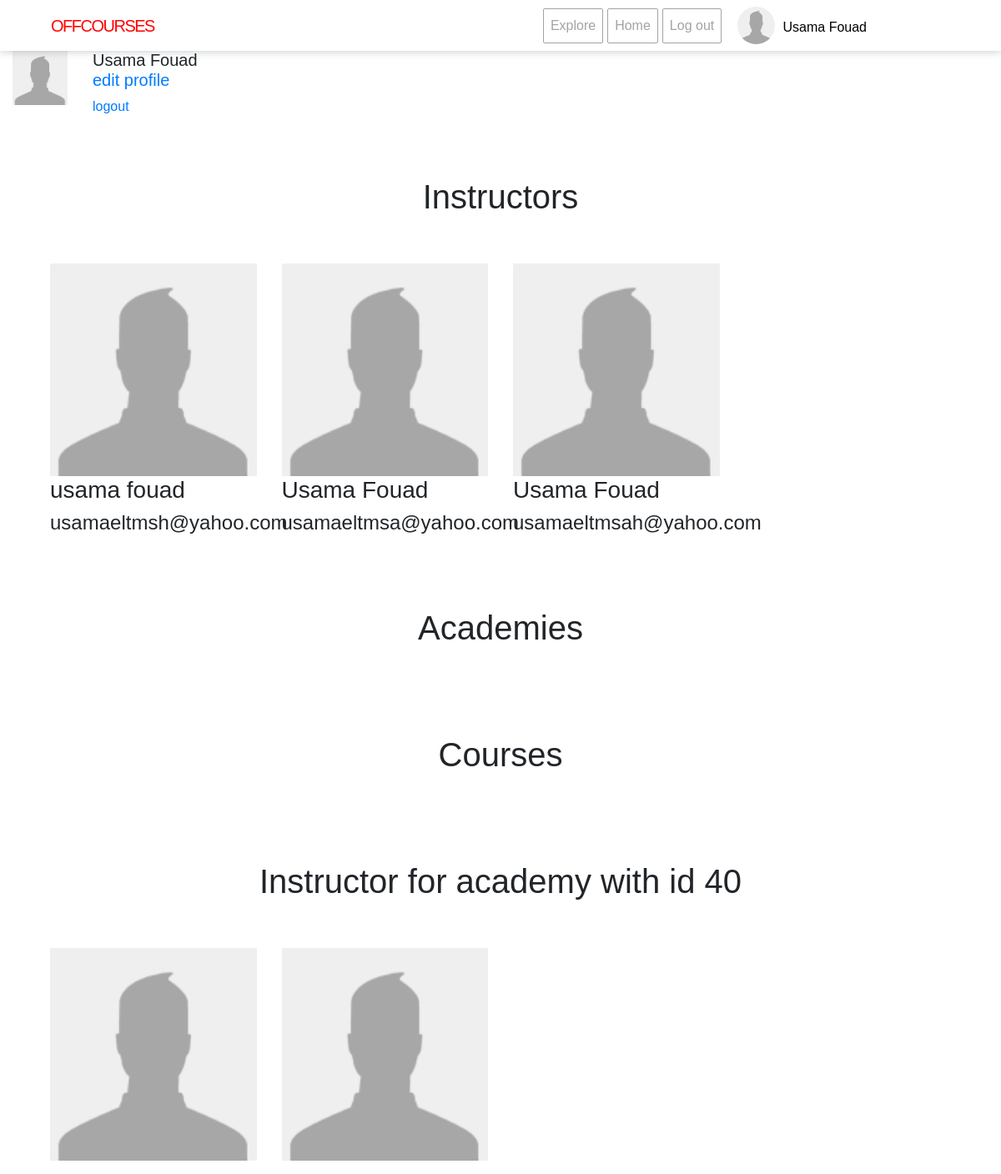
Page /offCourses/index1.php (signed in) on the committed database.
### tables this page shows
CREATE TABLE `instructor` (
  `id` int(11) NOT NULL,
  `email` varchar(45) NOT NULL,
  `first_name` varchar(45) NOT NULL,
  `last_name` varchar(45) NOT NULL,
  `password` varchar(45) NOT NULL,
  `phone_no` varchar(45) DEFAULT NULL,
  `previous_experience` varchar(200) DEFAULT NULL,
  `profile_image_url` varchar(200) DEFAULT NULL
);

### offCourses/models/instructors.php (called while the page is built, shortened)
<?php
include 'connection.php';
class Instructors {
    public static function getAllData($limit = null) {
        $_this = new self;
        global $con;
        $limitEdit = '';
        $query = 'SELECT * FROM ' . $_this->tableName . ' ORDER BY id DESC'.$limitEdit;
        $result = mysqli_query($con, $query);
        $result = mysqli_fetch_all($result, MYSQLI_ASSOC);
        return $result;
    }
    public static function getAllInstructrosForAcademyWithId($academy_id, $limit = null)
    {
        $_this = new self;
        global $con;
        $limitEdit = '';
        $query = 'SELECT * from '.$_this->tableName.' join academy_has_instructors on '.$_this->tableName.'.id = academy_has_instructors.instructor_id where academy_has_instructors.academy_id = '.$academy_id.$limitEdit;
        $result = mysqli_query($con, $query);
        if (mysqli_num_rows($result)==0)
        {
            return ["status" => false, "data" => []];
        }
        $result = mysqli_fetch_all($result, MYSQLI_ASSOC);
        return ["status" => true, "data" => $result];
    }
}

### offCourses/index1.php (the view, shortened to what this page needs)
<?php
$moreInPath = "";
include 'partials/header.php';
?>
<div class="loggedIn">
	<div class="col col-sm-1">
		<img  alt="" style="padding-top: 20px"  width="100%"  class="img-responsive" src="images/<?= $_SESSION['userType'] ?>/<?= ($_SESSION['user']['profile_image_url'] != null) ? $_SESSION['user']['profile_image_url'] : $defaultUserImage ?>" />
	</div>
	<div class="col col-sm-11" style="padding-top: 20px">
		<div>
			<h5 >
				<?php
				if($_SESSION['userType'] == $instructorType)
				{
					if(isset($_SESSION['user']['first_name']) && $_SESSION['user']['last_name'] )
						echo $_SESSION['user']['first_name'].' '.$_SESSION['user']['last_name'];
					echo '<br><a href="instructorEdit.php">edit profile</a>';
				}
				else
				{
					echo $_SESSION['user']['name'];
					echo '<br><a href="academyEdit.php">edit profile</a>';
					echo '<br> <a href="courseCreate.php" > add new course</a>';
					echo '<br> <a href="instructorAdd.php" > add new instructor</a>';
				}
				?>
			</h5>
			<a href="logout.php">logout</a>
		</div>
	</div>
</div>
<br>
<br>
<br>
<div class="users">
	<div class="container">
		<h1 style="text-align: center;">Instructors </h1>
		<br>
		<br>
<?php
	$data = Instructors::getAllData();
	foreach ($data as $row) {
		?>
		<div class="col col-sm-3">
			<img alt=""  style="min-height:255px;" width="100%" src="images/instructors/<?= ($row['profile_image_url'] != null) ? $row['profile_image_url'] : $defaultUserImage ?>" class="img-responsive" />
			<h3><?= $row['first_name'].' '.$row['last_name'] ?></h3>
			<h4><?= $row['email'] ?></h4>
		</div>
	<?php } ?>
	</div>
</div>
<br>
<br>
<br>
<div class="users">
	<div class="container">
		<h1 style="text-align: center;">Academies </h1>
		<br>
		<br>
	</div>
</div>
<br>
<br>
<div class="users">
	<div class="container">
		<h1 style="text-align: center;">Courses</h1>
		<br>
		<br>
	</div>
</div>
<br>
<br>
<div class="users">
	<div class="container">
		<h1 style="text-align: center;" >Instructor for academy with id <?= $_SESSION['user']['id'] ?> </h1>
		<br>
		<br>
<?php
	$data = Instructors::getAllInstructrosForAcademyWithId($_SESSION['user']['id']);
	foreach ($data as $row) {
		?>
		<div class="col col-sm-3">
			<img alt=""  style="min-height:255px;" width="100%" src="images/instructors/<?= ($row['profile_image_url'] != null) ? $row['profile_image_url'] : $defaultUserImage ?>" class="img-responsive" />
		</div>
	<?php } ?>
	</div>
</div>
<br>
<br>
<br>
 <br>
<?php
include 'partials/footer.php';
?>

### offCourses/partials/header.php (shortened to what this page needs)
<?php
$instructorType = "instructors";
$path = "";
if(isset($moreInPath))
    $path = $moreInPath;
$defaultUserImage = "avatar_user.png";
include 'models/instructors.php';
?>
<!doctype html>
<html>
    <head>
        <link rel="stylesheet" href=<?php echo '"' . $path . 'assets/css/normalize.css"' ; ?> >
        <link rel="stylesheet" href=<?php echo '"' . $path . 'assets/css/bootstrap.min.css"' ; ?> >
        <link rel="stylesheet" href=<?php echo '"' . $path . 'assets/css/font-awesome.min.css"'; ?> >
        <link rel="stylesheet" href=<?php echo '"' . $path . 'assets/css/NavStyle.css"'; ?> >
        <link rel="stylesheet" href=<?php echo '"' . $path . 'assets/css/FooterS.css"'; ?> >
        <link rel="stylesheet" href=<?php echo '"' . $path . 'assets/css/all-mine.css"'; ?> >
    </head>
    <body>
        <?php
            if(isset($_SESSION['user']))
                include 'partials/Nav-After.php';
            else
                include 'partials/Nav-Before.php';
        ?>

### offCourses/partials/Nav-After.php (shortened to what this page needs)
<section id="nav" class="nav-sec">
  <div class="container">
    <nav class="navbar navbar-transparent navbar-expand-lg ">
      <div>
        <a class="navbar-brand" href="index.php">OFFCOURSES</a>
      </div>
      <div class="collapse navbar-collapse" id="navbarSupportedContent">
        <ul class="navbar-nav mr-auto ">
          <li class="nav-item ">
            <a class="nav-link" href="allCourses.php">Explore <span class="sr-only">(current)</span></a>
          </li>
          <li class="nav-item ">
            <a class="nav-link" href="index.php">Home <span class="sr-only">(current)</span></a>
          </li>
          <li class="nav-item">
            <a class="nav-link" href="logout.php">Log out</a>
          </li>
        </ul>
      </div>
      <div class="logged">
        <a href="">
        <div class="photolog line">
          <img src="images/<?= $_SESSION['userType'] ?>/<?= ($_SESSION['user']['profile_image_url'] != null) ? $_SESSION['user']['profile_image_url'] : $defaultUserImage ?>" alt="">
        </div>
        <div class="line">
          <?php
          if(isset($_SESSION['user']))
          {
            if(isset($_SESSION['user']['first_name']) && isset($_SESSION['user']['last_name']))
              echo'<h6>'.$_SESSION['user']['first_name'].' '.$_SESSION['user']['last_name'].'</h6>';
          }
          ?>
        </div>
      </a>
      </div>
    </nav>
  </div>
</section>

### offCourses/partials/footer.php (shortened to what this page needs)
    </body>
</html>

### offCourses/assets/css/NavStyle.css (style rules this page uses)
* { font-family: 'Quicksand', sans-serif; }
#nav { position: fixed; top:0; left:0; right:0; z-index: 99999; background-color: #fff; box-shadow :0px 0px 10px 0px rgba(46, 61, 73, 0.3); }
#nav .navbar { color: white; }
#nav .navbar-brand { color: red; letter-spacing: -1.5px; }
#nav .navbar-collapse { float: right; margin-left:450px; }
#nav .nav-item { margin-right: 5px; }
#nav .nav-item a { color: #a2a3a5; font-weight: 400; font-size: 16px; border: 1px solid #a2a3a5; border-radius:2px; }
#nav .logged { margin-right: 100px; color: black; }
#nav .line { float: left; }
#nav .line h6 { margin-top: 15px; margin-left: 10px; font-size: 16px; color: black; }
#nav .photolog { width: 45px; height: 45px; border-radius: 50%; }
#nav .photolog img { width: 100%; height: 100%; border-radius: 50%; }

### offCourses/assets/css/FooterS.css (style rules this page uses)
* { margin: 0; padding: 0; font-family: 'Quicksand', sans-serif; }

### offCourses/assets/css/all-mine.css (style rules this page uses)
body { padding-top:40px; }
* { font-family: 'Quicksand', sans-serif; }

### offCourses/index1.php (style rules this page uses)
.col-sm-1 { width: 8%; }
.col-sm-11 { width:92%; }
.col-sm-3 { width:25%; }
.col { float: left; }

### rows in the picture
instructor: first_name "usama", last_name "fouad", email "usamaeltmsh@yahoo.com"
instructor: first_name "Usama", last_name "Fouad", email "usamaeltmsa@yahoo.com"
instructor: first_name "Usama", last_name "Fouad", email "usamaeltmsah@yahoo.com"

### other values in the picture
$_SESSION['user']['first_name'] "Usama"
$_SESSION['user']['last_name'] "Fouad"
$_SESSION['user']['id'] "40"
